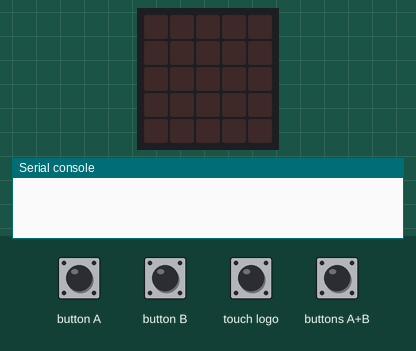
A program run on a simulated BBC micro:bit (MakeCode). On the bench: the board's 5×5 LED display, the last lines printed to the serial console. Inputs (shaded band) come from the test bench. No radio messages arrive unless stated (any console line starting 'radio sent:' is added by the test bench).

Above: at 1.2 s.
1.3 s: button A pressed for 0.15 s
At 2.3 s:
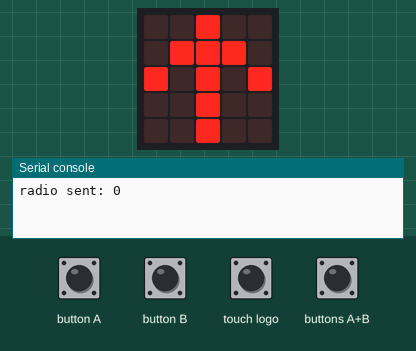
2.9 s: button B pressed for 0.15 s
At 3.5 s:
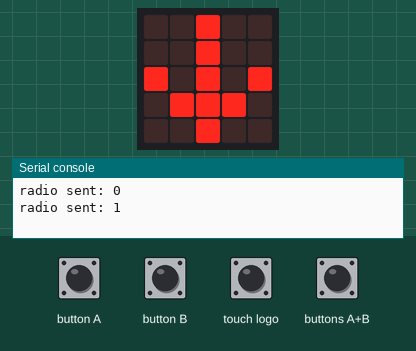
Timing chart, 0 to 5.9 s (numbered marks = the images above; inputs shaded):
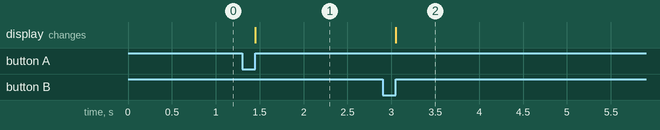

The program:

main.ts
```typescript
input.onLogoEvent(TouchButtonEvent.Touched, function () {
    if (off == 0) {
        if (rot_flag == 0) {
            rot_flag = 1
            radio.sendNumber(2)
            basic.showArrow(ArrowNames.NorthWest)
        } else {
            rot_flag = 0
            radio.sendNumber(3)
            basic.showArrow(ArrowNames.NorthEast)
        }
    }
})
control.onEvent(EventBusSource.MICROBIT_ID_BUTTON_AB, EventBusValue.MICROBIT_BUTTON_EVT_DOWN, function () {
    if (off == 0) {
        if (mov_flg == 0) {
            mov_flg = 1
            radio.sendNumber(4)
            basic.showArrow(ArrowNames.West)
        } else {
            mov_flg = 0
            radio.sendNumber(5)
            basic.showArrow(ArrowNames.East)
        }
    }
})
control.onEvent(EventBusSource.MICROBIT_ID_BUTTON_B, EventBusValue.MICROBIT_BUTTON_EVT_CLICK, function () {
    off = 1
    radio.sendNumber(1)
    basic.showArrow(ArrowNames.South)
})
control.onEvent(EventBusSource.MICROBIT_ID_BUTTON_A, EventBusValue.MICROBIT_BUTTON_EVT_CLICK, function () {
    off = 0
    radio.sendNumber(0)
    basic.showArrow(ArrowNames.North)
})
let off = 0
let rot_flag = 0
let mov_flg = 0
radio.setGroup(1)
mov_flg = 0
rot_flag = 0
off = 1
```

test.ts
```typescript
// テストはここに来ます。このパッケージが拡張機能として使用されるときにはコンパイルされません。
```

Measured:
- after the input at 1.3 s, the display: changes after 0.15 s (image 1)
- after the input at 2.9 s, the display: changes after 0.15 s (image 2)
